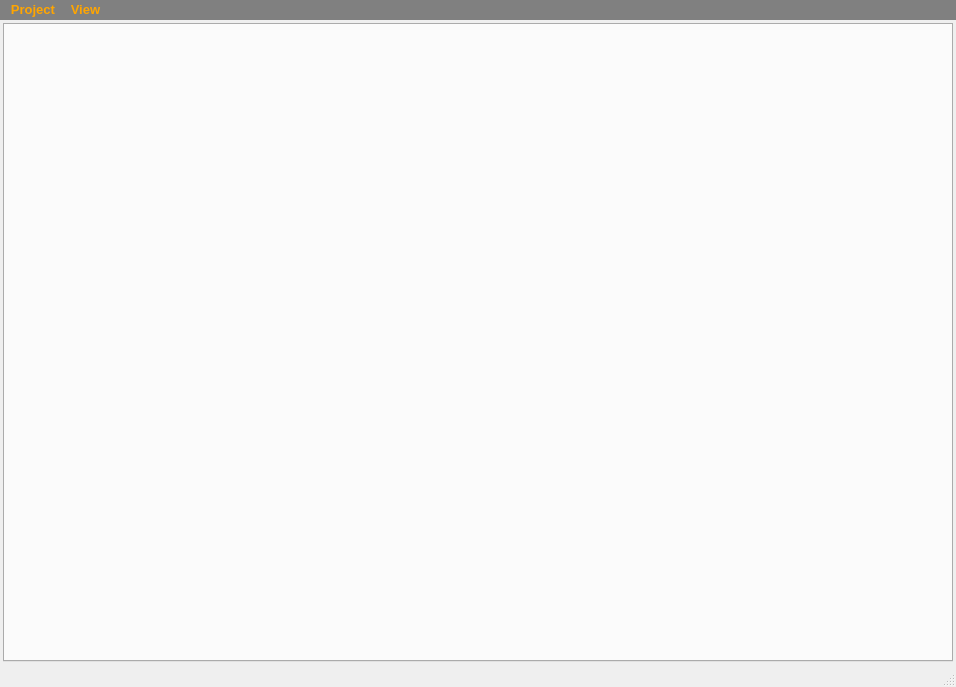
<?xml version="1.0" encoding="UTF-8"?>
<ui version="4.0">
 <class>MainWindow</class>
 <widget class="QMainWindow" name="MainWindow">
  <property name="geometry">
   <rect>
    <x>0</x>
    <y>0</y>
    <width>956</width>
    <height>687</height>
   </rect>
  </property>
  <property name="windowTitle">
   <string>MainWindow</string>
  </property>
  <widget class="QWidget" name="centralwidget">
   <layout class="QGridLayout" name="gridLayout">
    <property name="leftMargin">
     <number>3</number>
    </property>
    <property name="topMargin">
     <number>3</number>
    </property>
    <property name="rightMargin">
     <number>3</number>
    </property>
    <property name="bottomMargin">
     <number>3</number>
    </property>
    <item row="0" column="0">
     <widget class="QTabWidget" name="tabWidget"/>
    </item>
   </layout>
  </widget>
  <widget class="QMenuBar" name="menubar">
   <property name="geometry">
    <rect>
     <x>0</x>
     <y>0</y>
     <width>956</width>
     <height>23</height>
    </rect>
   </property>
   <property name="font">
    <font>
     <pointsize>10</pointsize>
     <weight>75</weight>
     <bold>true</bold>
    </font>
   </property>
   <property name="styleSheet">
    <string notr="true">background: grey; color: orange;
</string>
   </property>
   <widget class="QMenu" name="menuProject">
    <property name="title">
     <string>Project</string>
    </property>
   </widget>
   <widget class="QMenu" name="menuView">
    <property name="title">
     <string>View</string>
    </property>
   </widget>
   <addaction name="menuProject"/>
   <addaction name="menuView"/>
  </widget>
  <widget class="QStatusBar" name="statusbar"/>
 </widget>
 <resources/>
 <connections/>
</ui>
